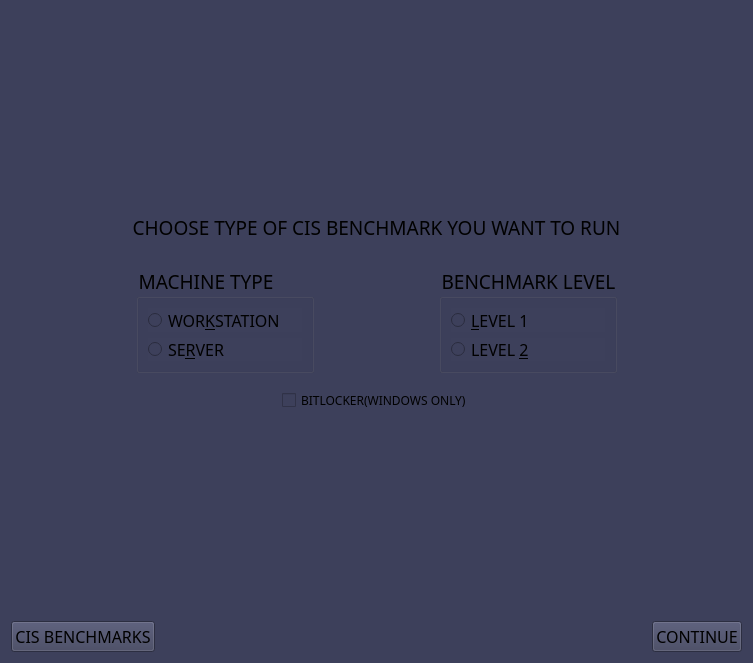
<?xml version="1.0" encoding="UTF-8"?>
<ui version="4.0">
 <class>new_audit_page</class>
 <widget class="QWidget" name="new_audit_page">
  <property name="geometry">
   <rect>
    <x>0</x>
    <y>0</y>
    <width>753</width>
    <height>663</height>
   </rect>
  </property>
  <property name="sizePolicy">
   <sizepolicy hsizetype="Preferred" vsizetype="Preferred">
    <horstretch>0</horstretch>
    <verstretch>0</verstretch>
   </sizepolicy>
  </property>
  <property name="minimumSize">
   <size>
    <width>753</width>
    <height>663</height>
   </size>
  </property>
  <property name="maximumSize">
   <size>
    <width>753</width>
    <height>663</height>
   </size>
  </property>
  <property name="font">
   <font>
    <family>DM Mono</family>
   </font>
  </property>
  <property name="windowTitle">
   <string>Widget</string>
  </property>
  <property name="styleSheet">
   <string notr="true">background-color: rgb(61, 64, 91);</string>
  </property>
  <layout class="QVBoxLayout" name="verticalLayout">
   <item>
    <spacer name="vspacer_2">
     <property name="orientation">
      <enum>Qt::Orientation::Vertical</enum>
     </property>
     <property name="sizeHint" stdset="0">
      <size>
       <width>20</width>
       <height>40</height>
      </size>
     </property>
    </spacer>
   </item>
   <item>
    <widget class="QLabel" name="instruction_label">
     <property name="sizePolicy">
      <sizepolicy hsizetype="Fixed" vsizetype="Fixed">
       <horstretch>0</horstretch>
       <verstretch>0</verstretch>
      </sizepolicy>
     </property>
     <property name="minimumSize">
      <size>
       <width>0</width>
       <height>25</height>
      </size>
     </property>
     <property name="maximumSize">
      <size>
       <width>750</width>
       <height>25</height>
      </size>
     </property>
     <property name="font">
      <font>
       <family>DM Mono</family>
       <pointsize>14</pointsize>
      </font>
     </property>
     <property name="autoFillBackground">
      <bool>false</bool>
     </property>
     <property name="midLineWidth">
      <number>1</number>
     </property>
     <property name="text">
      <string>CHOOSE TYPE OF CIS BENCHMARK YOU WANT TO RUN</string>
     </property>
     <property name="textFormat">
      <enum>Qt::TextFormat::AutoText</enum>
     </property>
     <property name="scaledContents">
      <bool>false</bool>
     </property>
     <property name="alignment">
      <set>Qt::AlignmentFlag::AlignCenter</set>
     </property>
     <property name="wordWrap">
      <bool>false</bool>
     </property>
     <property name="textInteractionFlags">
      <set>Qt::TextInteractionFlag::NoTextInteraction</set>
     </property>
    </widget>
   </item>
   <item>
    <layout class="QHBoxLayout" name="options_hlayout" stretch="0,0,0,0,0">
     <property name="spacing">
      <number>0</number>
     </property>
     <property name="leftMargin">
      <number>0</number>
     </property>
     <property name="topMargin">
      <number>20</number>
     </property>
     <property name="rightMargin">
      <number>0</number>
     </property>
     <property name="bottomMargin">
      <number>0</number>
     </property>
     <item>
      <spacer name="hspacer_2">
       <property name="orientation">
        <enum>Qt::Orientation::Horizontal</enum>
       </property>
       <property name="sizeHint" stdset="0">
        <size>
         <width>40</width>
         <height>20</height>
        </size>
       </property>
      </spacer>
     </item>
     <item>
      <widget class="QGroupBox" name="machine_type_box">
       <property name="minimumSize">
        <size>
         <width>178</width>
         <height>107</height>
        </size>
       </property>
       <property name="maximumSize">
        <size>
         <width>178</width>
         <height>107</height>
        </size>
       </property>
       <property name="font">
        <font>
         <family>DM Mono Medium</family>
         <pointsize>14</pointsize>
        </font>
       </property>
       <property name="title">
        <string>MACHINE TYPE</string>
       </property>
       <layout class="QVBoxLayout" name="verticalLayout_2">
        <item>
         <layout class="QVBoxLayout" name="machine_type_vlayout">
          <item>
           <widget class="QRadioButton" name="workstation_btn">
            <property name="font">
             <font>
              <family>DM Mono</family>
              <pointsize>12</pointsize>
             </font>
            </property>
            <property name="text">
             <string>WOR&amp;KSTATION</string>
            </property>
           </widget>
          </item>
          <item>
           <widget class="QRadioButton" name="server_btn">
            <property name="font">
             <font>
              <family>DM Mono</family>
              <pointsize>12</pointsize>
             </font>
            </property>
            <property name="text">
             <string>SE&amp;RVER</string>
            </property>
           </widget>
          </item>
         </layout>
        </item>
       </layout>
      </widget>
     </item>
     <item>
      <spacer name="hspacer_3">
       <property name="orientation">
        <enum>Qt::Orientation::Horizontal</enum>
       </property>
       <property name="sizeType">
        <enum>QSizePolicy::Policy::MinimumExpanding</enum>
       </property>
       <property name="sizeHint" stdset="0">
        <size>
         <width>40</width>
         <height>20</height>
        </size>
       </property>
      </spacer>
     </item>
     <item>
      <widget class="QGroupBox" name="benchmark_level_box">
       <property name="minimumSize">
        <size>
         <width>178</width>
         <height>107</height>
        </size>
       </property>
       <property name="maximumSize">
        <size>
         <width>178</width>
         <height>107</height>
        </size>
       </property>
       <property name="font">
        <font>
         <family>DM Mono</family>
         <pointsize>14</pointsize>
        </font>
       </property>
       <property name="title">
        <string>BENCHMARK LEVEL</string>
       </property>
       <layout class="QVBoxLayout" name="verticalLayout_3">
        <item>
         <layout class="QVBoxLayout" name="benchmark_level_vlayout">
          <item>
           <widget class="QRadioButton" name="level1_btn">
            <property name="font">
             <font>
              <family>DM Mono</family>
              <pointsize>12</pointsize>
             </font>
            </property>
            <property name="text">
             <string>&amp;LEVEL 1</string>
            </property>
           </widget>
          </item>
          <item>
           <widget class="QRadioButton" name="level2_btn">
            <property name="font">
             <font>
              <family>DM Mono</family>
              <pointsize>12</pointsize>
             </font>
            </property>
            <property name="text">
             <string>LEVEL &amp;2</string>
            </property>
           </widget>
          </item>
         </layout>
        </item>
       </layout>
      </widget>
     </item>
     <item>
      <spacer name="vspacer_3">
       <property name="orientation">
        <enum>Qt::Orientation::Horizontal</enum>
       </property>
       <property name="sizeHint" stdset="0">
        <size>
         <width>40</width>
         <height>20</height>
        </size>
       </property>
      </spacer>
     </item>
    </layout>
   </item>
   <item>
    <spacer name="verticalSpacer">
     <property name="orientation">
      <enum>Qt::Orientation::Vertical</enum>
     </property>
     <property name="sizeType">
      <enum>QSizePolicy::Policy::Fixed</enum>
     </property>
     <property name="sizeHint" stdset="0">
      <size>
       <width>20</width>
       <height>10</height>
      </size>
     </property>
    </spacer>
   </item>
   <item>
    <layout class="QHBoxLayout" name="horizontalLayout">
     <item>
      <spacer name="horizontalSpacer">
       <property name="orientation">
        <enum>Qt::Orientation::Horizontal</enum>
       </property>
       <property name="sizeHint" stdset="0">
        <size>
         <width>40</width>
         <height>20</height>
        </size>
       </property>
      </spacer>
     </item>
     <item>
      <widget class="QCheckBox" name="bitlocker_btn">
       <property name="enabled">
        <bool>true</bool>
       </property>
       <property name="text">
        <string>BITLOCKER(WINDOWS ONLY)</string>
       </property>
      </widget>
     </item>
     <item>
      <spacer name="horizontalSpacer_2">
       <property name="orientation">
        <enum>Qt::Orientation::Horizontal</enum>
       </property>
       <property name="sizeHint" stdset="0">
        <size>
         <width>40</width>
         <height>20</height>
        </size>
       </property>
      </spacer>
     </item>
    </layout>
   </item>
   <item>
    <spacer name="vspacer_1">
     <property name="orientation">
      <enum>Qt::Orientation::Vertical</enum>
     </property>
     <property name="sizeHint" stdset="0">
      <size>
       <width>20</width>
       <height>40</height>
      </size>
     </property>
    </spacer>
   </item>
   <item>
    <layout class="QHBoxLayout" name="bar_bottom" stretch="0,0,0">
     <property name="spacing">
      <number>6</number>
     </property>
     <property name="sizeConstraint">
      <enum>QLayout::SizeConstraint::SetFixedSize</enum>
     </property>
     <item>
      <widget class="QPushButton" name="cis_benchmark_btn">
       <property name="font">
        <font>
         <family>DM Mono</family>
         <pointsize>12</pointsize>
        </font>
       </property>
       <property name="toolTip">
        <string>CIS benchmark pdf in browser</string>
       </property>
       <property name="styleSheet">
        <string notr="true">background-color: rgb(61, 64, 91);</string>
       </property>
       <property name="text">
        <string>CIS BENCHMARKS</string>
       </property>
      </widget>
     </item>
     <item>
      <spacer name="hspacer_1">
       <property name="orientation">
        <enum>Qt::Orientation::Horizontal</enum>
       </property>
       <property name="sizeHint" stdset="0">
        <size>
         <width>40</width>
         <height>20</height>
        </size>
       </property>
      </spacer>
     </item>
     <item>
      <widget class="QPushButton" name="continue_btn">
       <property name="maximumSize">
        <size>
         <width>16777215</width>
         <height>40</height>
        </size>
       </property>
       <property name="font">
        <font>
         <family>DM Mono</family>
         <pointsize>12</pointsize>
        </font>
       </property>
       <property name="text">
        <string>CONTINUE</string>
       </property>
      </widget>
     </item>
    </layout>
   </item>
  </layout>
 </widget>
 <resources/>
 <connections/>
</ui>
